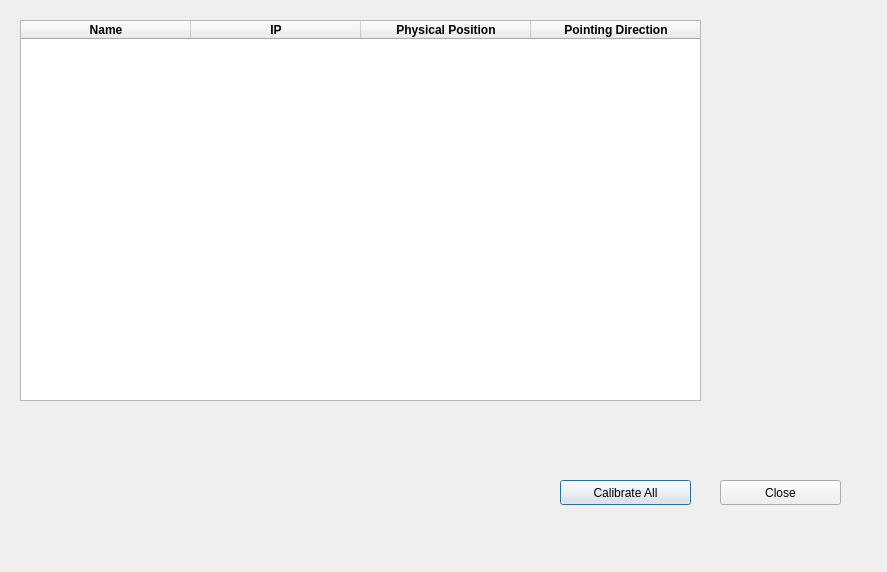
<?xml version="1.0" encoding="UTF-8"?>
<ui version="4.0">
 <class>Calibrate</class>
 <widget class="QDialog" name="Calibrate">
  <property name="geometry">
   <rect>
    <x>0</x>
    <y>0</y>
    <width>887</width>
    <height>572</height>
   </rect>
  </property>
  <property name="windowTitle">
   <string>Calibrate the cameras</string>
  </property>
  <widget class="QTableWidget" name="tableWidget">
   <property name="geometry">
    <rect>
     <x>20</x>
     <y>20</y>
     <width>681</width>
     <height>381</height>
    </rect>
   </property>
   <property name="horizontalScrollBarPolicy">
    <enum>Qt::ScrollBarAlwaysOff</enum>
   </property>
   <attribute name="horizontalHeaderCascadingSectionResizes">
    <bool>true</bool>
   </attribute>
   <attribute name="horizontalHeaderDefaultSectionSize">
    <number>170</number>
   </attribute>
   <column>
    <property name="text">
     <string>Name</string>
    </property>
    <property name="font">
     <font>
      <weight>75</weight>
      <bold>true</bold>
     </font>
    </property>
    <property name="textAlignment">
     <set>AlignCenter</set>
    </property>
   </column>
   <column>
    <property name="text">
     <string>IP</string>
    </property>
    <property name="font">
     <font>
      <weight>75</weight>
      <bold>true</bold>
     </font>
    </property>
    <property name="textAlignment">
     <set>AlignCenter</set>
    </property>
   </column>
   <column>
    <property name="text">
     <string>Physical Position</string>
    </property>
    <property name="font">
     <font>
      <weight>75</weight>
      <bold>true</bold>
     </font>
    </property>
    <property name="textAlignment">
     <set>AlignCenter</set>
    </property>
   </column>
   <column>
    <property name="text">
     <string>Pointing Direction</string>
    </property>
    <property name="font">
     <font>
      <weight>75</weight>
      <bold>true</bold>
     </font>
    </property>
    <property name="textAlignment">
     <set>AlignCenter</set>
    </property>
   </column>
  </widget>
  <widget class="QPushButton" name="pushButton">
   <property name="geometry">
    <rect>
     <x>560</x>
     <y>480</y>
     <width>131</width>
     <height>25</height>
    </rect>
   </property>
   <property name="text">
    <string>Calibrate All</string>
   </property>
  </widget>
  <widget class="QPushButton" name="close_button">
   <property name="geometry">
    <rect>
     <x>720</x>
     <y>480</y>
     <width>121</width>
     <height>25</height>
    </rect>
   </property>
   <property name="text">
    <string>Close</string>
   </property>
  </widget>
 </widget>
 <resources/>
 <connections/>
</ui>
